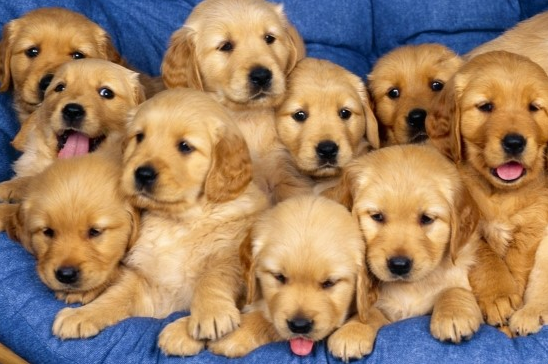
#> input picture images/dog.bmp, 548 x 364 px
$ python 4_imginfo.py
#> lines starting #> are read from the running program, lines starting #| are printed output that depends on the picture
import cv2
import numpy as np

img_gray = cv2.imread('./images/dog.bmp', cv2.IMREAD_GRAYSCALE)
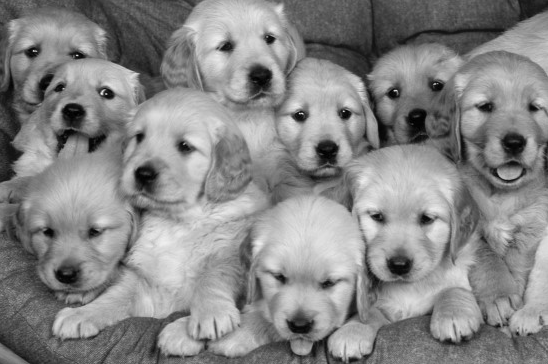
#> img_gray: shape (364, 548); min 0, max 243, mean 134.7
img_gif = cv2.imread('./images/week.gif', cv2.IMREAD_GRAYSCALE)
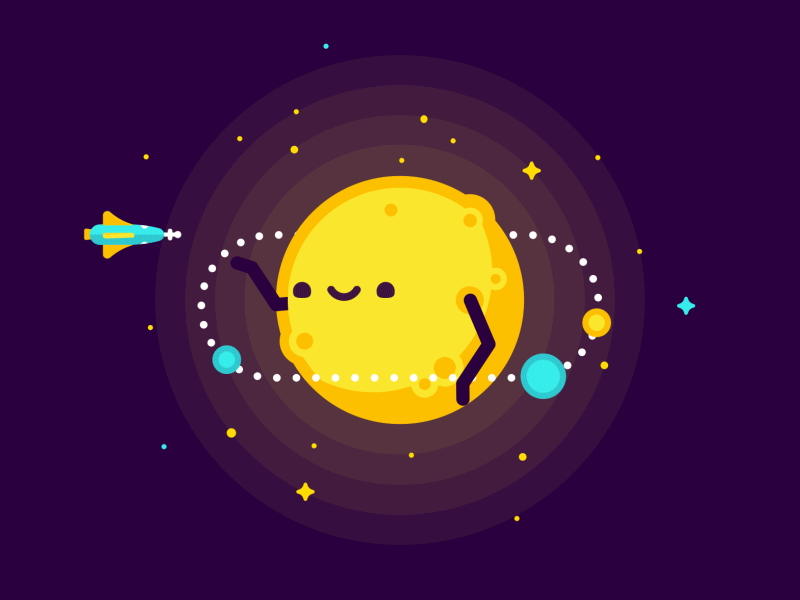
#> input picture movies/week.gif, 800 x 600 px, found by its file name
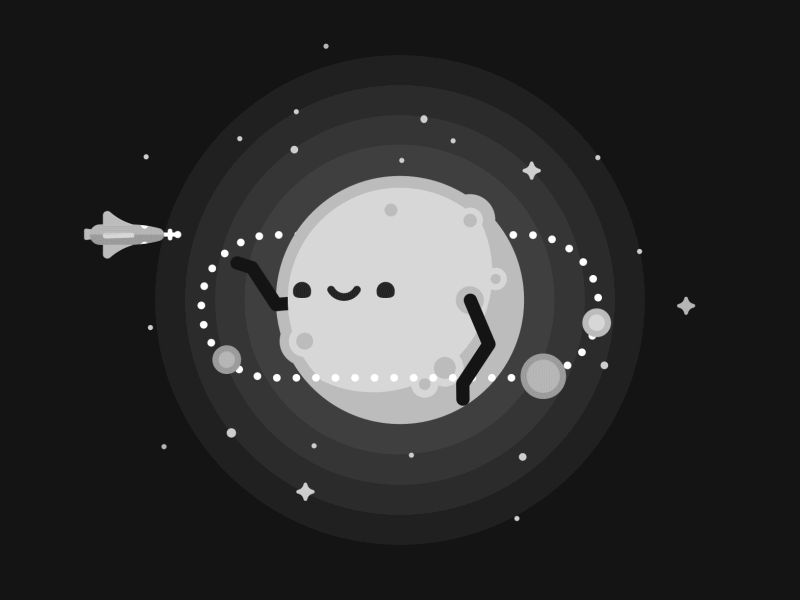
#> img_gif: shape (600, 800); min 19, max 255, mean 47.6

print('img_gray type: ', type(img_gray)) # ndarray
#| img_gray type:  <class 'numpy.ndarray'>
print('img_gray shape: ', img_gray.shape) # 세로 가로
#| img_gray shape:  (364, 548)
print('img_gray dtype: ', img_gray.dtype) # uint8 부호 없는 0~255
#| img_gray dtype:  uint8

img_color = cv2.imread('./images/dog.bmp')
#> img_color is the input picture: shape (364, 548, 3); mean B, G, R 100.4, 128.9, 159

print('img_color type: ', type(img_color)) # ndarray
#| img_color type:  <class 'numpy.ndarray'>
print('img_color shape: ', img_color.shape) # 세로 가로 색상
#| img_color shape:  (364, 548, 3)
print('img_color dtype: ', img_color.dtype) # uint8 부호 없는 0~255
#| img_color dtype:  uint8

h, w = img_color.shape[:2]
#> h = 364; w = 548
print(f'이미지 사이즈: {w} * {h}')
#| 이미지 사이즈: 548 * 364

if len(img_color.shape)== 3:
    print('컬러 영상')
elif len(img_color.shape) ==2:
    print('그레이스케일 영상')

img1 = np.zeros((240,320,3), dtype=np.uint8)
img2 = np.empty((240, 320), dtype=np.uint8)
img3 = np.ones((240, 320), dtype=np.uint8) * 120
img4 = np.full((240, 320, 3), (225, 102, 225), dtype=np.uint8)

# for x in range(h):
#     for y in range(w):
#         img_color[x, y] = (255, 102, 255)
# 위랑 같은 코드다
img1[:,:] = (225, 102, 225)

cv2.imshow('img_color', img_color)
cv2.imshow('img1', img1)
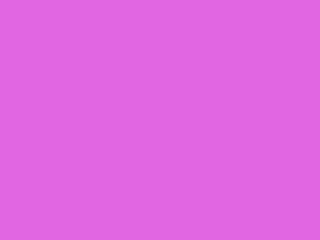
#> window 'img1': shape (240, 320, 3); mean B, G, R 225, 102, 225
cv2.imshow('img2', img2)
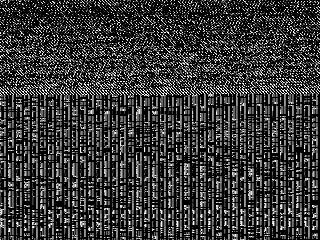
#> window 'img2': shape (240, 320); min 0, max 255, mean 56.3
cv2.imshow('img3', img3)
cv2.imshow('img4', img4)
cv2.imshow('img_gif', img_gif)

while True:
    keyvalue = cv2.waitKey()
#> (key Esc is pressed here)
    # 아스킷코드값을 변환해준다
    if keyvalue == ord('i') or keyvalue == ord('I'):
        #값을 반전하라
        img_color = ~img_color
        cv2.imshow('img_color',img_color)
    elif keyvalue == 27:
        #esc키임
        break
